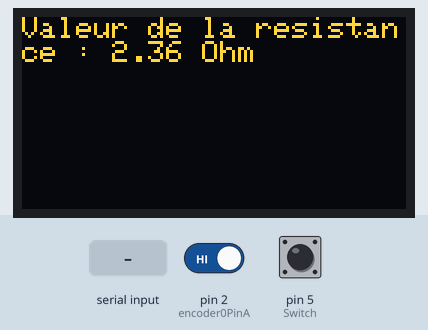
Bench run of a sketch on a simulated Arduino Uno, built with avr-gcc and run on an emulated ATmega328P. On the bench: 128×64 one-colour display. The test bench sets the inputs (shaded band); at power-on: pin 5 (Switch) HIGH, pin 2 (encoder0PinA) HIGH. The OLED is the two-colour kind (top 16 rows yellow); what the sketch prints to the serial monitor is not drawn.

3.3 s: pin 5 (Switch) pulled LOW for 0.15 s
Above: at 4.3 s.
5.5 s: "1" received over Serial
7.0 s: byte 1 (1) received over Serial
Timing chart, 0 to 10.0 s (numbered marks = the images above; inputs shaded):
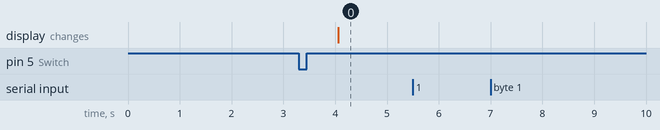

The sketch:

Capteur2024_V2.0.ino
```cpp
#include <SoftwareSerial.h>                 //Module Bluetooth
#include <SPI.h>                            //Potentiometre MCP41xxx


    // ~~~~~~~~~~~~ Définition des pins ~~~~~~~~~~~~ //

#define ADCPin A0                           // Ampli CG
#define flexPin A1                          // FlexSensor
#define encoder0PinA  2                     // CLK Encodeur KY-040
#define encoder0PinB  4                     // DT Encodeur KY-040
#define Switch 5                            // Switch Encodeur KY-040
#define txPin 7                             // A raccorder au TX du HC-05
#define rxPin 8                             // A raccorder au RX du HC-05
#define csMCpin 10                          // Slave Select du potentiometre

/*
SRD OLED- to analog pin A4
CLK OLED- to analog pin A5
SDI MCP41- to digital pin 11 (MOSI pin)
CLK MCP41- to digital pin 13 (SCK pin)
*/

#define baudrate 9600

    // ~~~~~~~~~~~~ Paramètres du potentiomètre digital ~~~~~~~~~~~~ //

const int  maxPositions    = 256;           // wiper can move from 0 to 255 = 256 positions
const long rAB             = 46250;         // 50k pot resistance between terminals A and B,
                                            // mais pour ajuster au multimètre, je mets 46250 : à vérifier
const byte rWiper          = 125;           // 125 ohms pot wiper resistance
const byte pot0            = 0x11;          // pot0 addr // B 0001 0001
const byte pot0Shutdown    = 0x21;          // pot0 shutdown // B 0010 0001

long R2;

    // ~~~~~~~~~~~~ Paramètres de l'écran OLED ~~~~~~~~~~~~ //

#include <Adafruit_SSD1306.h>

#define nombreDePixelsEnLargeur 128         // Taille de l'écran OLED, en pixel, au niveau de sa largeur
#define nombreDePixelsEnHauteur 64          // Taille de l'écran OLED, en pixel, au niveau de sa hauteur
#define brocheResetOLED         -1          // Reset de l'OLED partagé avec l'Arduino (d'où la valeur à -1, et non un numéro de pin)
#define adresseI2CecranOLED     0x3C        // Adresse de "mon" écran OLED sur le bus i2c (généralement égal à 0x3C ou 0x3D)

Adafruit_SSD1306 ecranOLED(nombreDePixelsEnLargeur, nombreDePixelsEnHauteur, &Wire, brocheResetOLED);


    // ~~~~~~~~~~~~ Paramètres du flexsensor ~~~~~~~~~~~~ //

const float VCC = 5;
const float flexR_DIV = 47000.0;
const float flexflatResistance = 25000.0;
const float flexbendResistance = 100000.0;


volatile unsigned int encoder0Pos = 0; //Initialisation de la position de l'encodeur

SoftwareSerial Bluetooth_Serial(rxPin ,txPin);


    // ~~~~~~~~~~~~ Paramètres de mesure ~~~~~~~~~~~~//

float Calibre = pow(10,-6);               // Afin d'avoir des Mohms
unsigned long antidelay = 0;              // Eviter le delay
const long interval = 500;                // Cadencement de l'acquisition


    // ~~~~~~~~~~~~ Fonctions ~~~~~~~~~~~~ //

long setPotWiper(int addr, int pos) {   // Fonction permettant de fixer la position du potentiomètre
                                        // Et donc de fixer la valeur de R2. Affiche la postion et la valeur de R2
  pos = constrain(pos, 0, 255);         // On limite les pads de 0 à 255
  digitalWrite(csMCpin, LOW);             // En position LOW, on active le chip select qui nous permet d'écrire
  SPI.transfer(addr);                   // Configurer la position du potentiomètre "addr" sur "pos"
  SPI.transfer(pos);
  digitalWrite(csMCpin, HIGH);            // En position HIGH, on se déconnecte du CS

  long resistanceWB = ((rAB * pos) / maxPositions ) + rWiper; //Formule donnée dans la datasheet liant R2 et les paramètres

  return resistanceWB;
}

void calibration(){             //Fonction permettant de réaliser une calibration de la résistance R2 de l'ampli

  float R2_value;
  float Tension_sortie;         // variable qui stocke la tension en sortie de l'ampli
  int i = 0;
  do
  {
      R2_value = setPotWiper(pot0, i);
      Tension_sortie = ADCPin;
      delay(200); // A vérifier si le delai n'est pas trop court
      i++;
  } while ((/*Ampli A0 */ Tension_sortie <2.5 ) || (i<256)); //On set le potentio à sa valeur min et on récupère la valeur en sortie
                                              //de l'ampli. On répète l'opération pour se rapprocher des 2.5V (au milieu de la gamme de l'arduino)

}

void bluetooth(){                 // A vérifier si important et à mettre dans le loop//
    int i = 0;
	char someChar[32] ={0};
	//when characters arrive over the serial port...

	while (Serial.available()) {
	   do{
		someChar[i++] = Serial.read();
		delay(3);
	   }while (Serial.available() > 0);

	   Bluetooth_Serial.println(someChar);
	   Serial.println(someChar);
	}
	while (Bluetooth_Serial.available()) {
		Serial.print((char)Bluetooth_Serial.read());
	}
}

void doEncoder() {              //Paramètrage de l'encodeur rotatoire
  if (digitalRead(encoder0PinB)==HIGH) {  //On tourne l'encodeur dans le sens anti-trigonométrique. Incrémentation de la position//
    encoder0Pos++;
  } else {                                //On tourne l'encodeur dans le sens trigonométrique. Décrémentation de la position//
    encoder0Pos--;
  }
}

void mesureFlex() {             //Fait la mesure de la résistance et de l'angle du capteur
  int ADCflex = analogRead(flexPin);   //Read du pin A1 lié au flexsensor
  float Vflex = ADCflex * VCC / 1023.0;                       //Calcul de la tension aux bornes du capteur
  float Rflex = flexR_DIV * (VCC / Vflex - 1.0);                  //Calcul de la résistance du capteur
  Serial.println("Resistance: " + String(Rflex) + " ohms");   //Affichage de la résistance

  float angle = map(Rflex, flexflatResistance, flexbendResistance, 0, 90.0);  //estimation de l'angle de courbure du capteur
  Serial.println("Bend: " + String(angle-21.0)  + " degrees");              //affichage de l'angle de courbure du capteur
  Serial.println();
}

void mesureCapteur() {          //Fait la mesure de la tension du capteur graphite
  float Vgraphite = analogRead(ADCPin) * 5.0/1023.0; // Conversion des incréments digits de 0 à 1023 à une tension entre 0 et 5 volts
  Serial.println("Tension du capteur graphite: " + String(Vgraphite) + "V");

  float ResistanceGraphite=-1;
  ResistanceGraphite=(((1+100000.0/R2)*100000.0*(5.0/Vgraphite)-110000.0)/1000000.0) ; // Calcul de la résistance

  Serial.println("valeur de la résistance graphite : " + String(ResistanceGraphite));

  ecranOLED.clearDisplay();
  delay(100);
  ecranOLED.setCursor(0, 0);
  ecranOLED.print("Valeur de la resistance : ");
  ecranOLED.print(ResistanceGraphite);
  ecranOLED.println(" Ohm");
  ecranOLED.display();
  delay(50);

}


void setup() {

  Serial.begin(baudrate); // définition du Baudrate


    // ~~~~~~~~~~~~ Bluetooth HC-05 ~~~~~~~~~~~~ //

  pinMode(rxPin,INPUT);
  pinMode(txPin,OUTPUT);
  Bluetooth_Serial.begin(baudrate);


    // ~~~~~~~~~~~~ Potentiomètre digital MCP ~~~~~~~~~~~~ //

  digitalWrite(csMCpin, HIGH);        // chip select default to de-selected
  pinMode(csMCpin, OUTPUT);           // configure chip select as output
  SPI.begin();


    // ~~~~~~~~~~~~ FlexSensor ~~~~~~~~~~~~ //

  pinMode(flexPin,INPUT);

    // ~~~~~~~~~~~~ Encodeur rotatoire ~~~~~~~~~~~~ //

  pinMode(encoder0PinA, INPUT);
  digitalWrite(encoder0PinA, HIGH);         //turn on pullup resistor
  pinMode(encoder0PinB, INPUT);
  digitalWrite(encoder0PinB, HIGH);
  attachInterrupt(0, doEncoder, RISING);    //encoder pin on interupt 0 for pin 2
  pinMode(Switch, INPUT_PULLUP);

  // ~~~~~~~~~~~~ Ecran OLED ~~~~~~~~~~~~ //

  if(!ecranOLED.begin(SSD1306_SWITCHCAPVCC, adresseI2CecranOLED))
    while(1);                               // Arrêt du programme (boucle infinie) si échec d'initialisation


  ecranOLED.clearDisplay();                                   // Effaçage de l'intégralité du buffer
  ecranOLED.setTextSize(1.5);                   // Taille des caractères (1:1, puis 2:1, puis 3:1)
  ecranOLED.setCursor(0, 0);                                  // Déplacement du curseur en position (0,0), c'est à dire dans l'angle supérieur gauche

  ecranOLED.setTextColor(SSD1306_WHITE, SSD1306_BLACK );   // Couleur du texte, et couleur du fond
  ecranOLED.println("OK");
  ecranOLED.display();                            // Transfert le buffer à l'écran
  delay(2000);

}


void loop() {

bluetooth();

float measure;

  if (Bluetooth_Serial.read() == 1){
      Serial.println("démarrage de la mesure");
  }

  if (digitalRead(Switch) == LOW ){
    Serial.println("ok aussi");
    delay(100);


  delay(500);
  //mesureFlex();
  R2 = setPotWiper(pot0, 48);
  mesureCapteur();

  }
  delay(50);
}
```

Measured:
- after the input at 3.3 s, the display: changes after 0.76 s (image 0)
- after the input at 5.5 s, every drawn part: stays the same
- after the input at 7.0 s, every drawn part: stays the same
